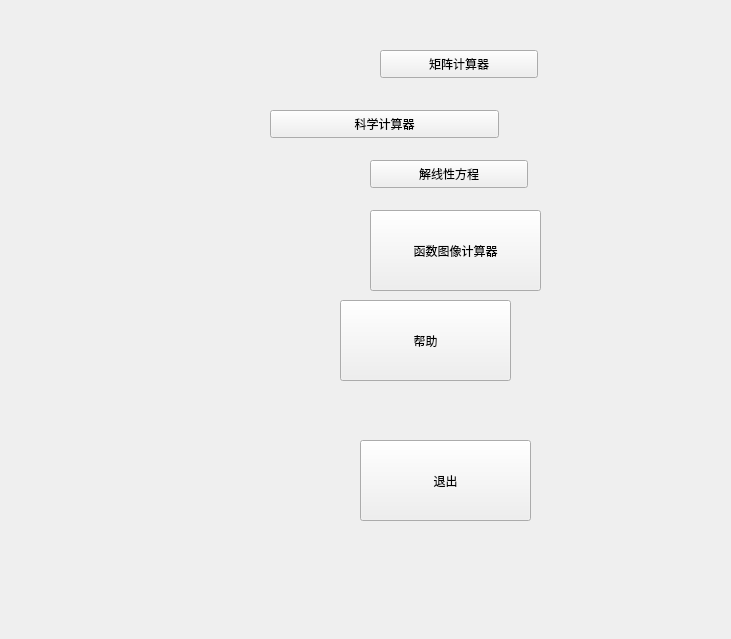
<?xml version="1.0" encoding="UTF-8"?>
<ui version="4.0">
 <class>main_windowClass</class>
 <widget class="QMainWindow" name="main_windowClass">
  <property name="geometry">
   <rect>
    <x>0</x>
    <y>0</y>
    <width>731</width>
    <height>639</height>
   </rect>
  </property>
  <property name="windowTitle">
   <string>main_window</string>
  </property>
  <widget class="QWidget" name="centralWidget">
   <widget class="QPushButton" name="function_caculator_button">
    <property name="enabled">
     <bool>true</bool>
    </property>
    <property name="geometry">
     <rect>
      <x>370</x>
      <y>210</y>
      <width>171</width>
      <height>81</height>
     </rect>
    </property>
    <property name="text">
     <string>函数图像计算器</string>
    </property>
   </widget>
   <widget class="QPushButton" name="help_function">
    <property name="enabled">
     <bool>true</bool>
    </property>
    <property name="geometry">
     <rect>
      <x>340</x>
      <y>300</y>
      <width>171</width>
      <height>81</height>
     </rect>
    </property>
    <property name="text">
     <string>帮助</string>
    </property>
   </widget>
   <widget class="QPushButton" name="exit_button">
    <property name="enabled">
     <bool>true</bool>
    </property>
    <property name="geometry">
     <rect>
      <x>360</x>
      <y>440</y>
      <width>171</width>
      <height>81</height>
     </rect>
    </property>
    <property name="text">
     <string>退出</string>
    </property>
   </widget>
   <widget class="QPushButton" name="numbe_caculator_button">
    <property name="enabled">
     <bool>true</bool>
    </property>
    <property name="geometry">
     <rect>
      <x>270</x>
      <y>110</y>
      <width>229</width>
      <height>28</height>
     </rect>
    </property>
    <property name="text">
     <string>科学计算器</string>
    </property>
   </widget>
   <widget class="QPushButton" name="matrix_caculator_button">
    <property name="enabled">
     <bool>true</bool>
    </property>
    <property name="geometry">
     <rect>
      <x>380</x>
      <y>50</y>
      <width>158</width>
      <height>28</height>
     </rect>
    </property>
    <property name="text">
     <string>矩阵计算器</string>
    </property>
   </widget>
   <widget class="QPushButton" name="matrix_caculator_button_2">
    <property name="enabled">
     <bool>true</bool>
    </property>
    <property name="geometry">
     <rect>
      <x>370</x>
      <y>160</y>
      <width>158</width>
      <height>28</height>
     </rect>
    </property>
    <property name="text">
     <string>解线性方程</string>
    </property>
   </widget>
  </widget>
 </widget>
 <layoutdefault spacing="6" margin="11"/>
 <resources>
  <include location="main_window.qrc"/>
 </resources>
 <connections>
  <connection>
   <sender>exit_button</sender>
   <signal>clicked()</signal>
   <receiver>main_windowClass</receiver>
   <slot>close()</slot>
   <hints>
    <hint type="sourcelabel">
     <x>419</x>
     <y>520</y>
    </hint>
    <hint type="destinationlabel">
     <x>327</x>
     <y>638</y>
    </hint>
   </hints>
  </connection>
  <connection>
   <sender>matrix_caculator_button</sender>
   <signal>clicked()</signal>
   <receiver>main_windowClass</receiver>
   <slot>push_matrix_caculator_button()</slot>
   <hints>
    <hint type="sourcelabel">
     <x>491</x>
     <y>63</y>
    </hint>
    <hint type="destinationlabel">
     <x>219</x>
     <y>79</y>
    </hint>
   </hints>
  </connection>
  <connection>
   <sender>numbe_caculator_button</sender>
   <signal>clicked()</signal>
   <receiver>main_windowClass</receiver>
   <slot>push_scientic_caculator_button()</slot>
   <hints>
    <hint type="sourcelabel">
     <x>385</x>
     <y>122</y>
    </hint>
    <hint type="destinationlabel">
     <x>353</x>
     <y>152</y>
    </hint>
   </hints>
  </connection>
  <connection>
   <sender>function_caculator_button</sender>
   <signal>clicked()</signal>
   <receiver>main_windowClass</receiver>
   <slot>push_function_caculator_button()</slot>
   <hints>
    <hint type="sourcelabel">
     <x>496</x>
     <y>257</y>
    </hint>
    <hint type="destinationlabel">
     <x>254</x>
     <y>238</y>
    </hint>
   </hints>
  </connection>
  <connection>
   <sender>help_function</sender>
   <signal>clicked()</signal>
   <receiver>main_windowClass</receiver>
   <slot>push_help_button()</slot>
   <hints>
    <hint type="sourcelabel">
     <x>451</x>
     <y>331</y>
    </hint>
    <hint type="destinationlabel">
     <x>358</x>
     <y>331</y>
    </hint>
   </hints>
  </connection>
  <connection>
   <sender>matrix_caculator_button_2</sender>
   <signal>clicked()</signal>
   <receiver>main_windowClass</receiver>
   <slot>push_linear_equation_button()</slot>
   <hints>
    <hint type="sourcelabel">
     <x>432</x>
     <y>169</y>
    </hint>
    <hint type="destinationlabel">
     <x>195</x>
     <y>186</y>
    </hint>
   </hints>
  </connection>
 </connections>
 <slots>
  <slot>push_matrix_caculator_button()</slot>
  <slot>push_scientic_caculator_button()</slot>
  <slot>push_function_caculator_button()</slot>
  <slot>push_help_button()</slot>
  <slot>push_linear_equation_button()</slot>
 </slots>
</ui>
